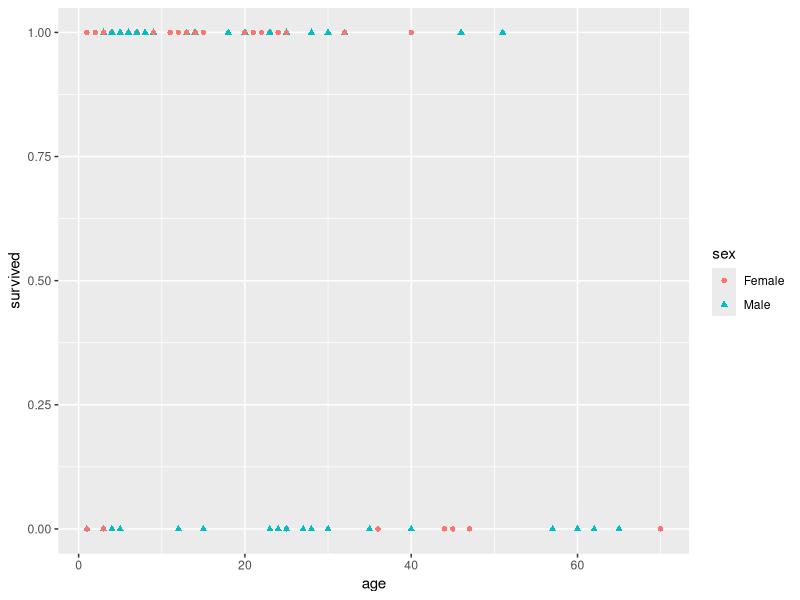
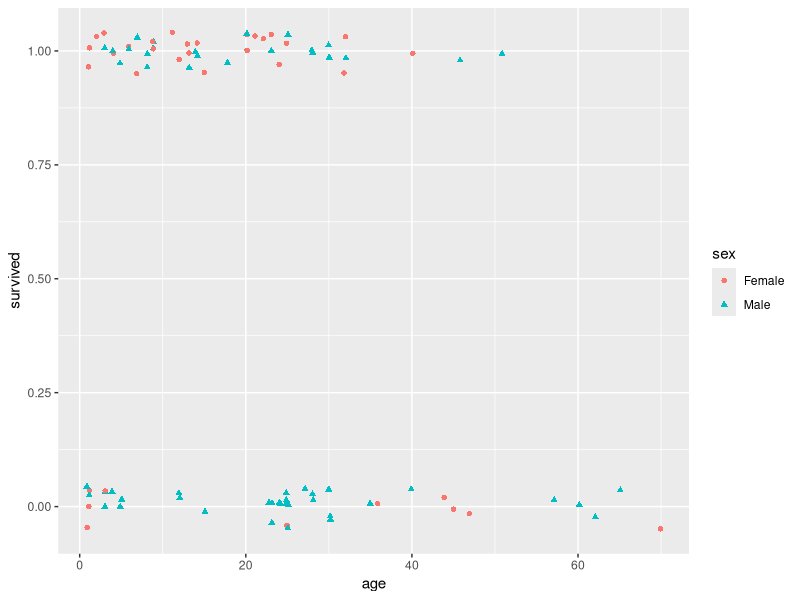
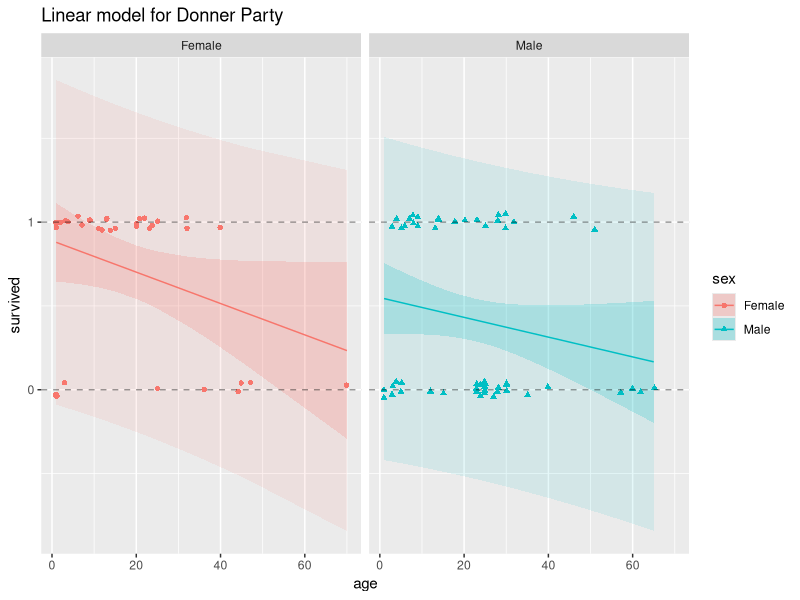
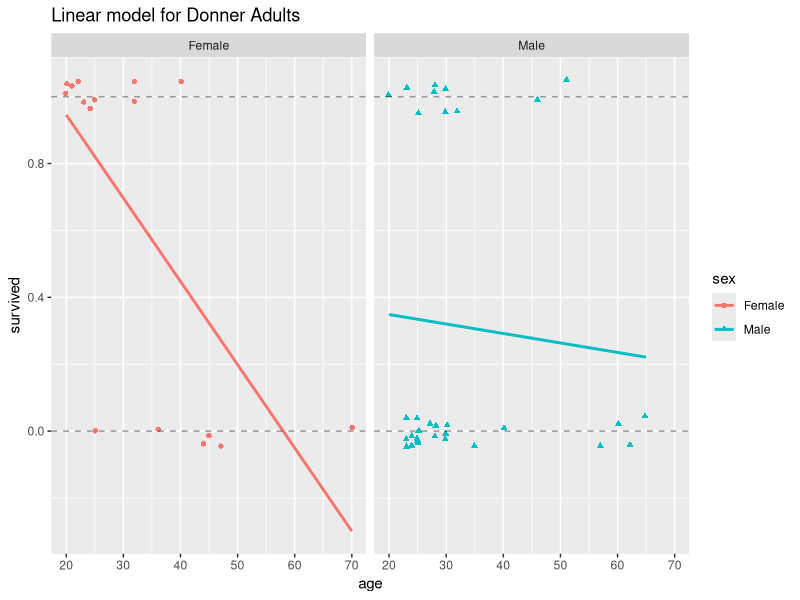
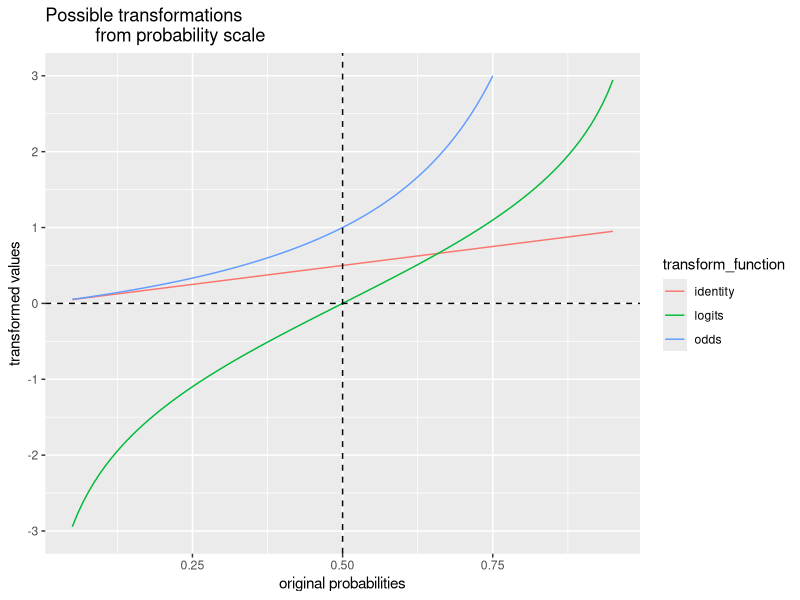
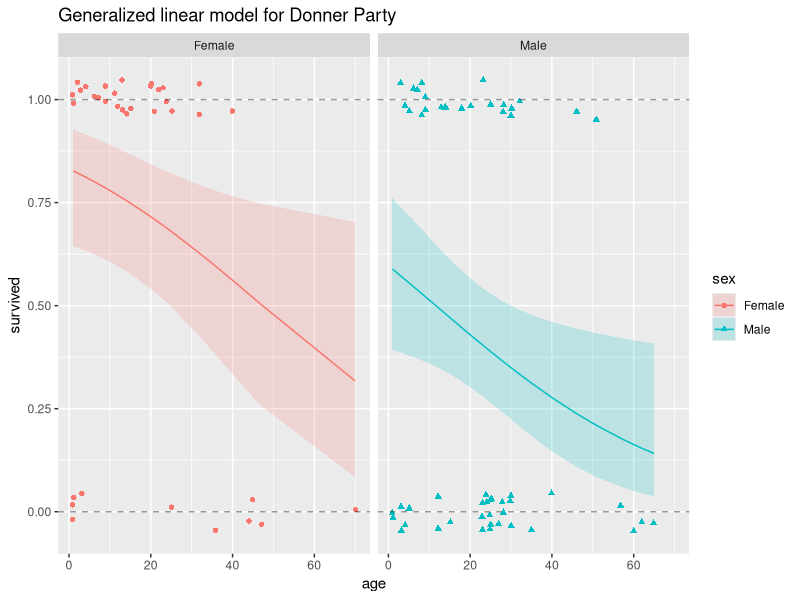
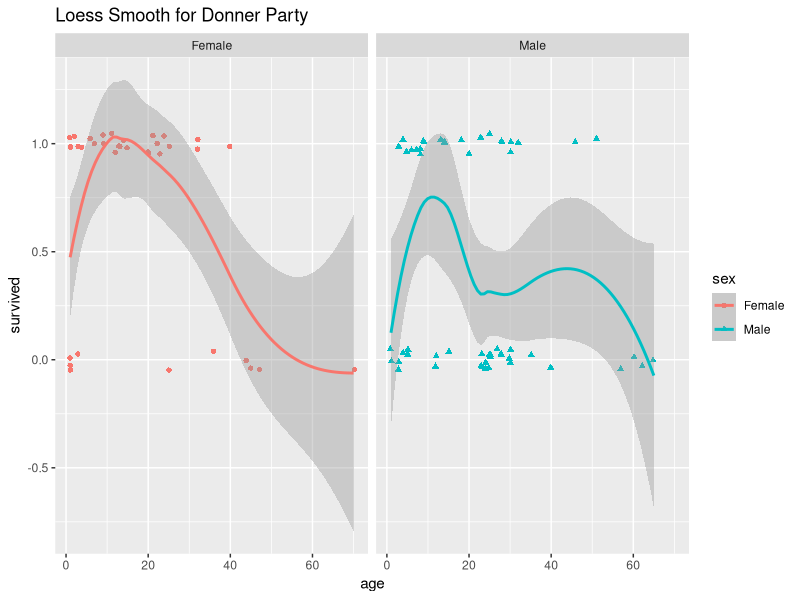

Recreate these plots in R, in order.
## ---- chunk 1
library(vcdExtra)
library(tidyverse)
library(magrittr)
## ---- chunk 2
data(Donner)
head(Donner)
## ---- chunk 3
Donner %<>% select(.,sex, age, survived)
# Add a factor version of survival, with named levels, for use in subsequent plotting
Donner %<>% mutate(survival_labeled = factor(ifelse(survived == 1, "survived", "died")))
Donner %>% select(-survived) %>% summary
## ---- chunk 4
(tbl1 <- xtabs(data = Donner, ~ sex + survived))
## ---- chunk 5
prop.table(tbl1, margin = 1) %>% round(2)
## ---- chunk 6
chisq.test(tbl1)
## ---- chunk 7
(male_odds <- 42/58)
(female_odds <- 71/29)
## ---- chunk 8
(mf_odds_ratio <- male_odds/female_odds)
## ---- chunk 9
  ggplot(data=Donner,aes(age,survived,color=sex,shape=sex)) + geom_point()
## ---- chunk 10
ggplot(data = Donner) + 
  # plot jittered data
  geom_jitter(aes(x = age, 
                 y = survived,
                 color = sex,
                 shape = sex),
              height = 0.05, width = 0.2)
## ---- chunk 11
lm1 <- lm(data = Donner, survived ~ sex * age) # don't try this at work
summary(lm1)
## ---- chunk 12
# Obtain confidence and prediction bounds from predict.lm()
linear_confidence_bands <- predict(lm1, interval = "confidence", level = 0.95) %>% data.frame %>% rename(lwr_conf = lwr, upr_conf = upr)
linear_prediction_bands <- predict(lm1, interval = "prediction", level = 0.95) %>% data.frame %>% rename(lwr_pred = lwr, upr_pred = upr)
augment_Donner <- as.data.frame(cbind(Donner, linear_confidence_bands, linear_prediction_bands))

# Delete duplicate 'fit' coumns, since both linear_confidence_bands and linear_prediction_bands have 'fit'.
augment_Donner <- augment_Donner[,-5]

# Big plot
ggplot(data = augment_Donner) + 
  # plot jittered data
  geom_jitter(aes(x = age, 
                 y = survived,
                 color = sex,
                 shape = sex),
              height = 0.05, width = 0.2) + 
  
  # plot fitted lines
  geom_line(aes(x = age, 
                 y = fit, 
                 color = sex)) + 
  
# plot 95% confidence bands
  geom_ribbon(aes(x = age, 
                  fill = sex, 
                  ymin = lwr_conf, 
                  ymax = upr_conf),
                  alpha = 0.2) +
# plot 95% prediction bands
  geom_ribbon(aes(x = age, 
                  fill = sex, 
                  ymin = lwr_pred, 
                  ymax = upr_pred),
                  alpha = 0.1) +
  
  # plot reference lines at 0 and 1 (minimum and maximum possible probabilities)
  geom_hline(yintercept = 0, lty = 2, alpha = 0.4) +
  geom_hline(yintercept = 1, lty = 2, alpha = 0.4) +
  facet_grid(.~sex) + 
  ggtitle("Linear model for Donner Party")

## ---- chunk 13
# Subset to include only adults
Donner_adults <- filter(Donner, age > 18)

# Plot just estimated probabilities, no uncertainty bands
ggplot(data = Donner_adults) + 
  # original data
  geom_jitter(aes(x = age, 
                 y = survived,
                 color = sex,
                 shape = sex),
              height = 0.05, width = 0.2) + 
  # This is a shortcut, within ggplot, to fitting a linear model and plotting the fits
  geom_smooth(mapping = aes(x = age, y = survived, color = sex), 
              method = 'lm', se = FALSE) + 
  # reference lines
  geom_hline(yintercept = 0, lty = 2, alpha = 0.4) +
  geom_hline(yintercept = 1, lty = 2, alpha = 0.4) +
  
  facet_grid(.~sex) +
  ggtitle("Linear model for Donner Adults")


## ---- chunk 14
logit <- function(p){log(p/(1-p))}
## ---- chunk 15
prob <- seq(0.05, 0.95, length = 100) # restricting the range of probabilities shown in order to keep the transformed values finite.   
odds <- prob/(1-prob)
logits <- log(odds)
transformations <- data.frame(identity = prob, odds, logits) %>% gather() %>% rename(transform_function = key)
ggplot(data = transformations, aes(x = rep(prob, 3), y = value, color = transform_function)) + 
  scale_y_continuous(limits = c(-3, 3), breaks = c(-3:3)) + 
  geom_line() + 
  geom_hline(yintercept = 0, lty = 2) + 
  geom_vline(xintercept = 0.5, lty = 2) + 
  xlab("original probabilities") +
  ylab("transformed values") + 
  ggtitle("Possible transformations
          from probability scale")
## ---- chunk 16
logistic <- function(x){exp(x)/(1 + exp(x))}
## ---- chunk 17
glm1 = glm(survived ~ sex * age, family = binomial(link = "logit"), data = Donner)
summary(glm1)
## ---- chunk 18
glm2 <- glm(survived ~ sex + age, family = binomial(link = "logit"), data = Donner)
summary(glm2)
## ---- chunk 19
# Obtain 95% pointwise confidence bands from predict.glm()
glm_pred <- predict.glm(glm2, type="link", se.fit=TRUE)
low <- glm_pred$fit - 1.96 * glm_pred$se.fit
upp <- glm_pred$fit + 1.96 * glm_pred$se.fit

# back-transform everything to the data scale
glm_fit <- logistic(glm_pred$fit)
glm_lower <- logistic(low)
glm_upper <- logistic(upp)

# augment the Donner data frame
augment_Donner <- as.data.frame(cbind(Donner, glm_fit, glm_lower, glm_upper))

# Big plot
ggplot(data = augment_Donner) + 
  # plot jittered data
  geom_jitter(aes(x = age, 
                 y = survived,
                 color = sex,
                 shape = sex),
                 height = 0.05, width = 0.2) + 
  
  # plot fitted lines
  geom_line(aes(x = age, 
                y = glm_fit, 
                 color = sex)) + 

# plot 95% pointwise confidence bands
  geom_ribbon(aes(x = age, 
                  fill = sex, 
                  ymin = glm_lower, 
                  ymax = glm_upper),
              alpha = 0.2) +
  
  # plot reference lines at 0 and 1 (minimum and maximum possible probabilities)
  
  geom_hline(yintercept = 0, lty = 2, alpha = 0.4) +
  geom_hline(yintercept = 1, lty = 2, alpha = 0.4) +
  facet_grid(.~sex) + 
  ggtitle("Generalized linear model for Donner Party")

## ---- chunk 20
like_Jacob_Donner <- data.frame(age = 65, sex = "Male")
like_Jacob_Donner$age %<>% as.numeric()
# fitted probability that a 65 year old man would survive
predict(glm2, newdata = like_Jacob_Donner, type = "response")
## ---- chunk 21
ggplot(data = augment_Donner) + 
  # plot jittered data
  geom_jitter(aes(x = age, 
                 y = survived,
                 color = sex,
                 shape = sex),
                 height = 0.05, width = 0.2) + 
  
  # plot loess smoother
  geom_smooth(aes(x = age, 
                y = survived,
                 color = sex)) + 
  
facet_grid(.~sex) + 
  ggtitle("Loess Smooth for Donner Party")
## ---- chunk 22
summary(glm2)
## ---- chunk 23
exp(-1.2068)
exp(confint(glm2))
## ---- chunk 24
logistic(-1.2068)
ci <- confint(glm2)
logistic(ci)
